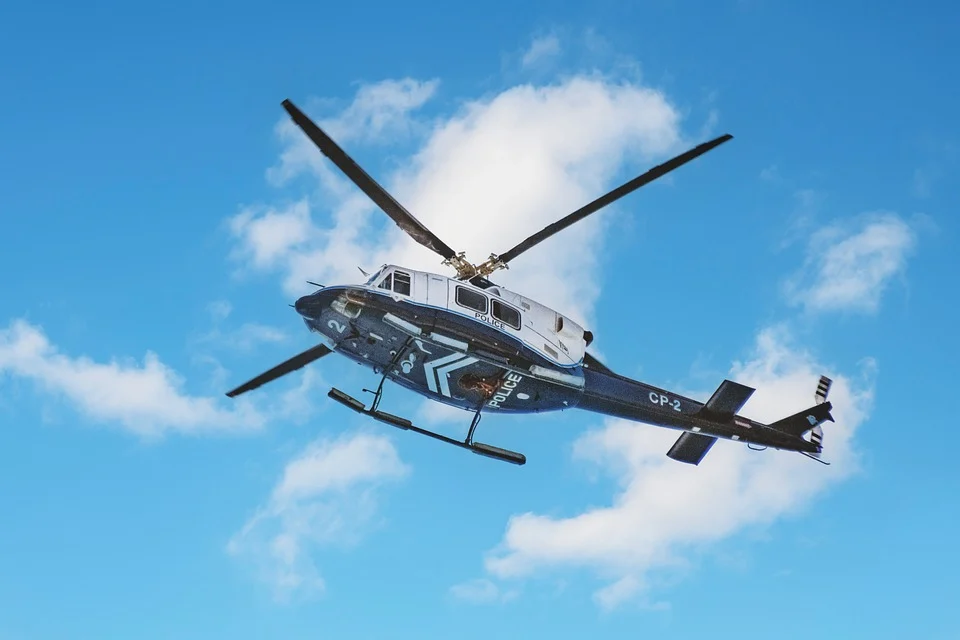
#> input picture opencv_temel_islemler/heli.webp, 960 x 640 px
$ python threshold.py
#> lines starting #> are read from the running program, lines starting #| are printed output that depends on the picture; after the words box and inside, x2 and y2 are one past the last pixel; in counts of white or black regions, pixels touching at a corner belong together
import cv2
import numpy as np
import matplotlib as plt

img=cv2.imread("heli.webp",0)
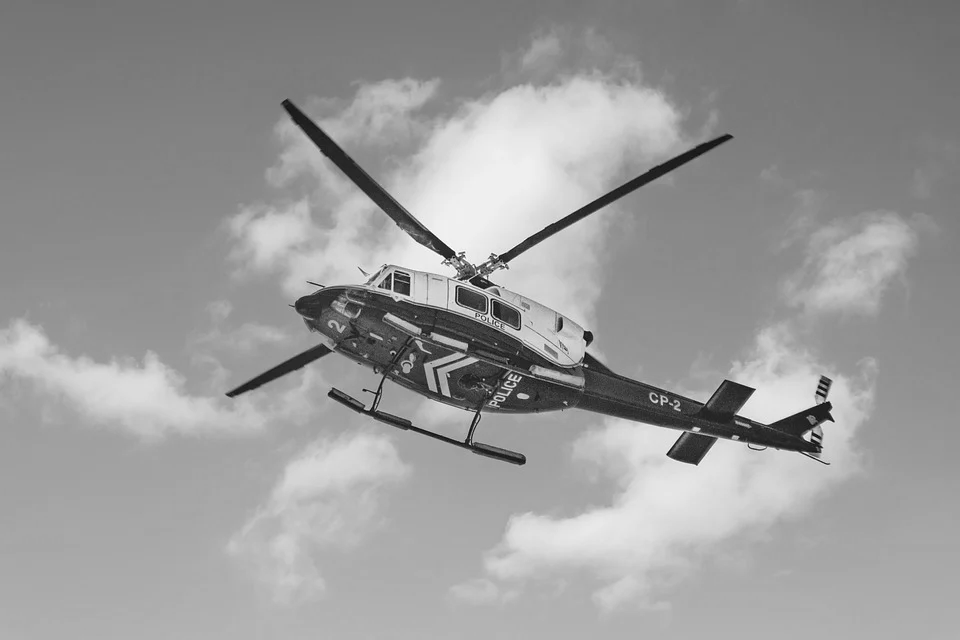
#> img: shape (640, 960); min 8, max 255, mean 154.1
ret,th1=cv2.threshold(img,127,255,cv2.THRESH_BINARY)
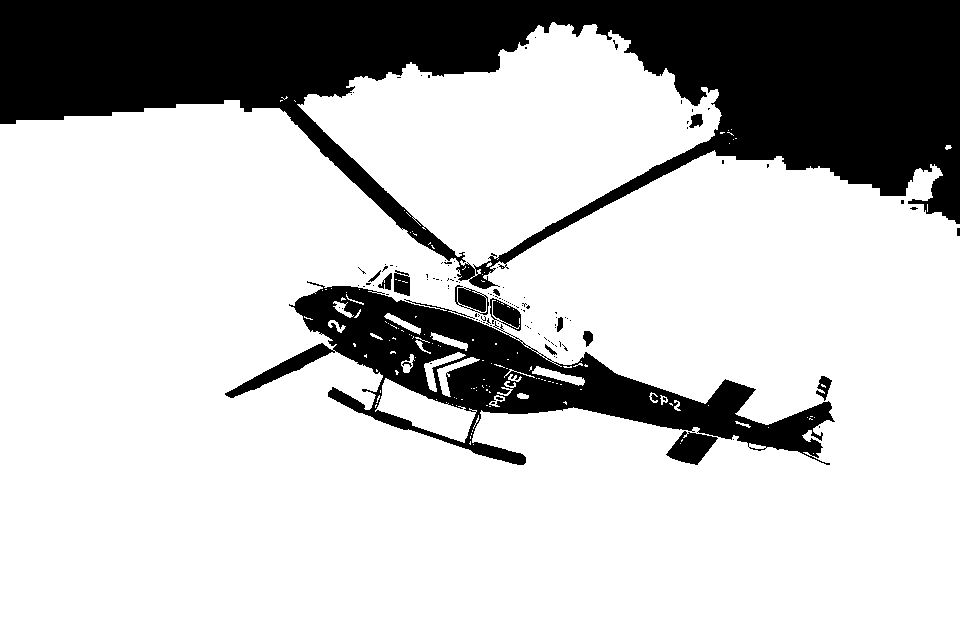
#> th1: shape (640, 960); 76.4% white; 120 black regions (103 under 20 px), largest, box (x1, y1, x2, y2) and area: (0, 0, 960, 289) 110658, (225, 281, 835, 465) 30475, (666, 431, 718, 465) 1020

th2=cv2.adaptiveThreshold(img,255,cv2.ADAPTIVE_THRESH_MEAN_C,cv2.THRESH_BINARY,21,2)
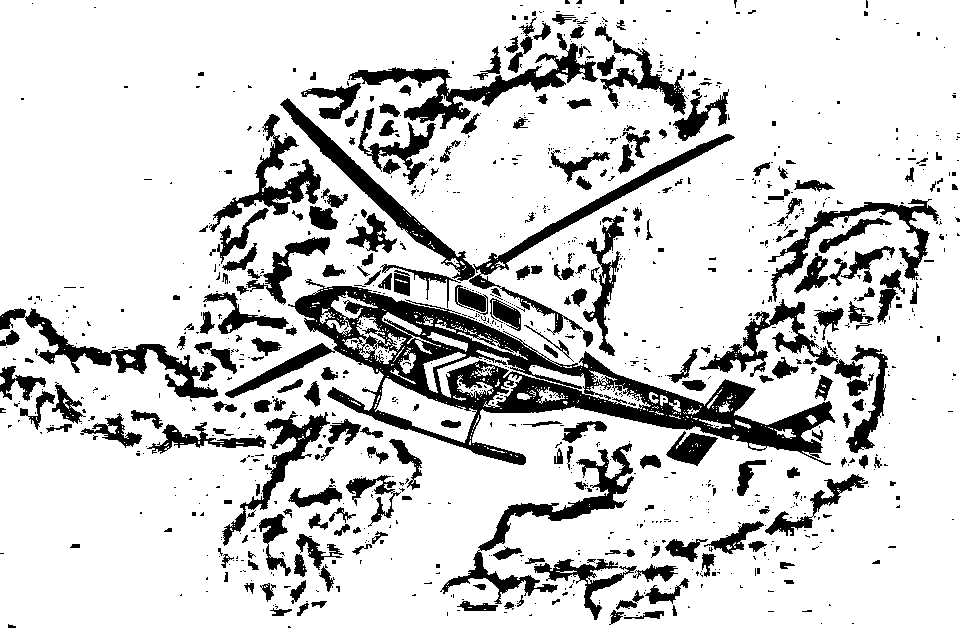
#> th2: shape (640, 960); 82.6% white; 1083 black regions (836 under 20 px), largest, box (x1, y1, x2, y2) and area: (225, 279, 835, 465) 25040, (280, 98, 735, 347) 7348, (348, 33, 598, 129) 4570

th3=cv2.adaptiveThreshold(img,255,cv2.ADAPTIVE_THRESH_GAUSSIAN_C,cv2.THRESH_BINARY,21,2)
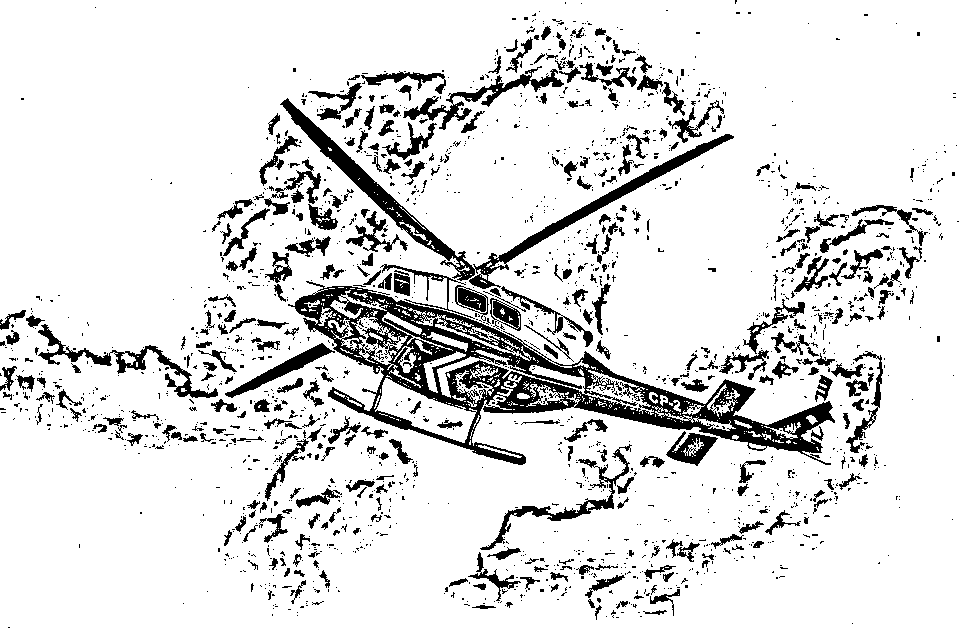
#> th3: shape (640, 960); 87.7% white; 1897 black regions (1533 under 20 px), largest, box (x1, y1, x2, y2) and area: (288, 281, 835, 465) 21239, (280, 98, 734, 289) 6365, (38, 324, 218, 398) 1851
cv2.imshow("orj",img)
cv2.imshow("th1",th1)
cv2.imshow("th2",th2)
cv2.imshow("th3",th3)
cv2.waitKey(0)
cv2.destroyAllWindows()
